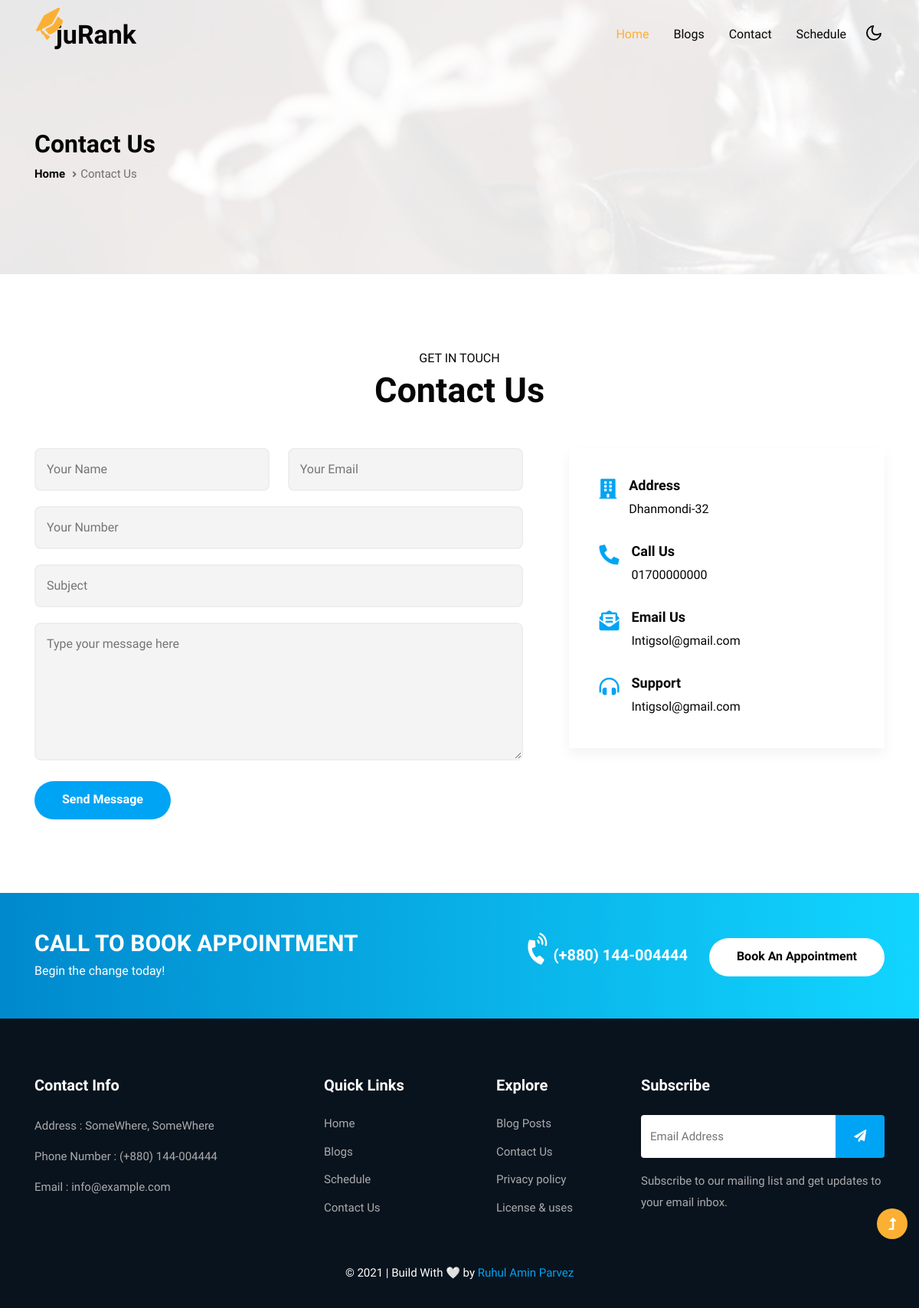
Page /contact/ on the committed database.
### portfolio/models.py (models this page shows, shortened)
class Contact(models.Model):
    class Meta:
        verbose_name_plural = 'Contacts Info'
        verbose_name = "Contact Info"
    address = models.CharField(max_length=50, blank=True, null=True, default="Dhaka, Bangladesh", verbose_name='Set An Address')
    call = models.CharField(max_length=50, blank=True, null=True, verbose_name='Set Phone Number')
    email = models.CharField(max_length=50, blank=True, null=True, verbose_name='Set Email')
    support = models.CharField(max_length=50, blank=True, null=True, verbose_name='Set Support Email')
    is_active = models.BooleanField(default=True)

### portfolio/views.py (the view)
# urls.py: path('contact/', views.contact, name='contact'),
def contact(request):
    contact = Contact.objects.filter(is_active=True)
    context = {'contact': contact}
    return render(request, 'portfolio/contact.html', context)

### portfolio/templates/portfolio/contact.html (shortened to what this page needs)
{% extends "portfolio/base.html" %}
{% load static %}
{% block content %}
<section class="inner-banner py-5">
    <div class="w3l-breadcrumb py-lg-5">
        <div class="container pt-4 pb-sm-4">
            <h4 class="inner-text-title pt-5">Contact Us</h4>
            <ul class="breadcrumbs-custom-path">
                <li><a href="{% url 'home' %}">Home</a></li>
                <li class="active"><i class="fas fa-angle-right"></i>Contact
                    Us</li>
            </ul>
        </div>
    </div>
</section>
<section class="w3l-contact py-5" id="contact">
    <div class="container py-md-5 py-4">
        <div class="title-main text-center mx-auto mb-md-5 mb-4"
            style="max-width:500px;">
            <p class="text-uppercase">Get In Touch</p>
            <h3 class="title-style">Contact Us</h3>
        </div>
        <div class="row contact-block">
            <div class="col-md-7 contact-right">
                <form action="/contact/"
                    method="POST" class="signin-form" id="UserContactForm">
                    <div class="input-grids">
                        <div class="row">
                            <div class="col-sm-6">
                                <input type="text" name="w3lName"
                                    id="w3lName" placeholder="Your Name"
                                    class="contact-input" required="" />
                            </div>
                            <div class="col-sm-6">
                                <input type="email" name="w3lSender"
                                    id="w3lSender" placeholder="Your Email"
                                    class="contact-input" required=""/>
                            </div>
                        </div>
                        <input type="text" name="w3lWebsite" id="w3lWebsite"
                            placeholder="Your Number" class="contact-input"
                            required=""/> {{ form.phone }}
                        <input type="text" name="w3lSubect" id="w3lSubect"
                            placeholder="Subject" class="contact-input"
                            required=""/> {{ form.subject }}
                    </div>
                    <div class="form-input">
                        <textarea name="w3lMessage" id="w3lMessage"
                            placeholder="Type your message here"
                            required="" >{{ form.message }}</textarea>
                    </div>
                    <div class="text-start">
                        <button class="btn btn-style btn-style-3" type="submit">Send
                            Message</button>
                    </div>
                </form>
            </div>
            <div class="col-md-5 ps-lg-5 mt-md-0 mt-5">
                <div class="contact-left">
                    {% for contact in contact %}
                    <div class="cont-details">
                        <div class="d-flex contact-grid">
                            <div class="cont-left text-center me-3">
                                <i class="fas fa-building"></i>
                            </div>
                            <div class="cont-right">
                                <h6>Address</h6>
                                <p>{{ contact.address }}</p>
                            </div>
                        </div>
                        <div class="d-flex contact-grid mt-4 pt-lg-2">
                            <div class="cont-left text-center me-3">
                                <i class="fas fa-phone-alt"></i>
                            </div>
                            <div class="cont-right">
                                <h6>Call Us</h6>
                                <p><a href="{{ contact.call }}">{{ contact.call }}</a></p>
                            </div>
                        </div>
                        <div class="d-flex contact-grid mt-4 pt-lg-2">
                            <div class="cont-left text-center me-3">
                                <i class="fas fa-envelope-open-text"></i>
                            </div>
                            <div class="cont-right">
                                <h6>Email Us</h6>
                                <p><a href="mailto:{{ contact.email}}"
                                        class="mail">{{ contact.email }}</a>
                                </p>
                            </div>
                        </div>
                        <div class="d-flex contact-grid mt-4 pt-lg-2">
                            <div class="cont-left text-center me-3">
                                <i class="fas fa-headphones-alt"></i>
                            </div>
                            <div class="cont-right">
                                <h6>Support</h6>
                                <p><a href="mailto:{{ contact.support }}"
                                        class="mail">{{ contact.support }}</a>
                                </p>
                            </div>
                        </div>
                    </div>
                    {% endfor %}
                </div>
            </div>
        </div>
    </div>
</section>
{% endblock %}

### static/css/style.css (style rules this page uses)
:root { --orange:#ffa500; }

### rows in the picture
Contact: address "Dhanmondi-32", call "01700000000", email "Intigsol@gmail.com", support "Intigsol@gmail.com"
